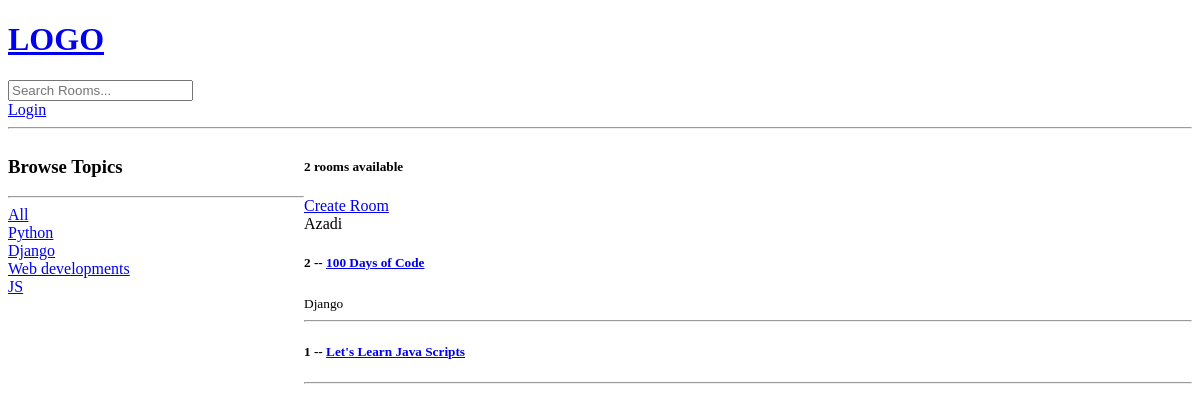
/, run on an earlier commit of the app's database.
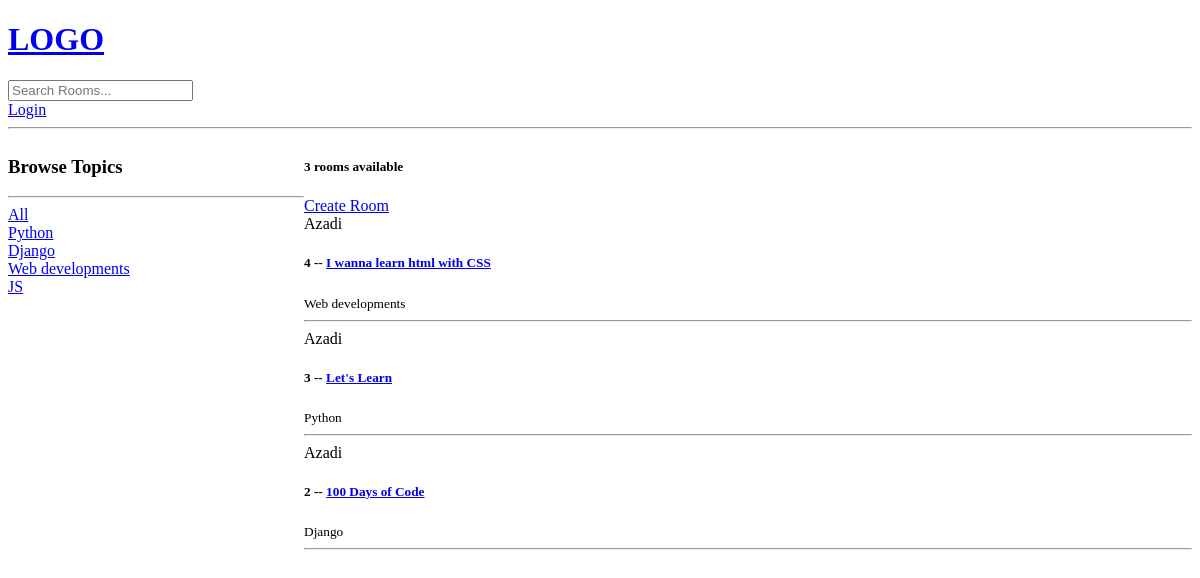
And on a later commit of the database.
### base/models.py (models this page shows, shortened)
class Topic(models.Model):
    name = models.CharField(max_length=200)

class Room(models.Model):
    host = models.ForeignKey(User, on_delete=models.SET_NULL, null=True)
    topic = models.ForeignKey(Topic, on_delete=models.SET_NULL, null=True)
    name = models.CharField(max_length=200)
    description = models.TextField(null=True, blank=True)
    updated = models.DateTimeField(auto_now=True)
    created = models.DateTimeField(auto_now_add=True)
    class Meta:
        ordering = ['-updated', '-created']

### base/views.py (the view)
# urls.py: path('', views.home, name="home"),
def home(request):
    q = request.GET.get('q') if request.GET.get('q') != None else ''
    rooms = Room.objects.filter(
        Q(topic__name__icontains=q) |
        Q(name__icontains=q) |
        Q(description__icontains=q)
    )
    topics = Topic.objects.all()
    room_count = rooms.count()
    context = {'rooms': rooms, 'topics':topics, 'room_count':room_count}
    return render(request, 'base/home.html', context)

### base/templates/base/home.html (shortened to what this page needs)
{% extends 'main.html' %}
{% block content %}
<div class="h-c">
    <div>
        <h3>Browse Topics</h3>
        <hr>
        <div>
            <a href="{% url 'home' %}">All</a>
        </div>
        {% for topic in topics %}
        <div>
            <a href="{% url 'home' %}?q={{topic.name}}">{{topic.name}}</a>
        </div>
        {% endfor %}
    </div>
    <div>
        <h5>{{room_count}} rooms available</h5>
    <a href="{% url 'create-room' %}">Create Room</a>
    <div>
        {% for room in rooms %}
            <div>
                <span>{{room.host.username}}</span>
                <h5>{{room.id}} -- <a href="{% url 'room' room.id %}">{{room.name}}</a></h5>
                <small>{{room.topic.name}}</small>
                <hr>
            </div>
        {% endfor %}
    </div>
    </div>
</div>
{% endblock %}

### templates/main.html (shortened to what this page needs)
<!DOCTYPE html>
<html>
<head>
</head>
<body>
    {% include 'navbar.html' %}
    {% block content %}
    {% endblock %}
</body>
</html>

### templates/navbar.html
<a href="/">
    <h1>LOGO</h1>
</a>
<form method="GET" action="{%url 'home' %}">
    <input type="text" name="q" placeholder="Search Rooms..." />
</form>
{% if request.user.is_authenticated %}
<p>Hello {{request.user}}</p>
<a href="{% url 'logout' %}">Logout</a>
{% else %}
<a href="{% url 'login' %}">Login</a>
{% endif %}
<hr>

### base/templates/base/home.html (style rules this page uses)
.h-c { display: grid; grid-template-columns: 1fr 3fr; }

What changed in the data, as far as the page shows it:
removed Room: id "1", name "Let's Learn Java Scripts"
added Room: host.username "Azadi", id "4", name "I wanna learn html with CSS", topic.name "Web developments"
added Room: host.username "Azadi", id "3", name "Let's Learn", topic.name "Python"
Also different on the page:
{{ room_count }}: "2" → "3"
